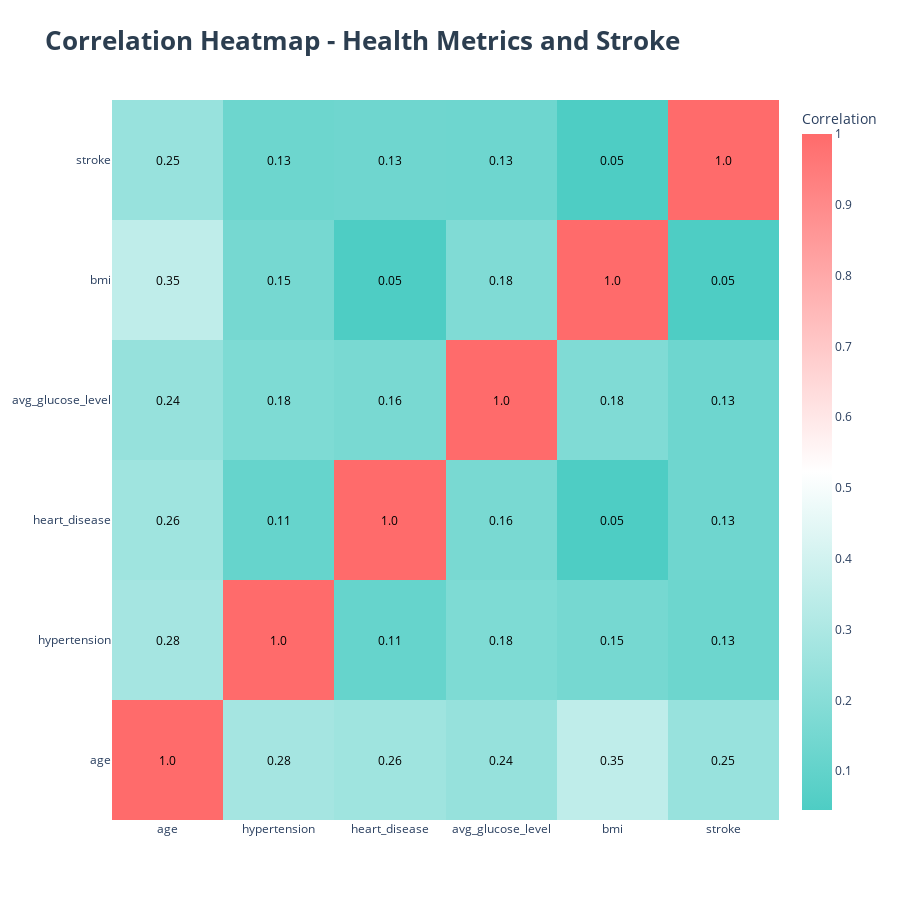

Source (notebook cell):
### Code cell
# -------------------------
# 4) Correlation Heatmap (Plotly) + Annotated
# -------------------------
correlation_features = ['age', 'hypertension', 'heart_disease', 'avg_glucose_level', 'bmi', 'stroke']
corr_matrix = df_clean[correlation_features].corr()
fig = go.Figure(data=go.Heatmap(
    z=corr_matrix.values,
    x=corr_matrix.columns,
    y=corr_matrix.columns,
    colorscale=[
        [0, COLOR_PALETTE['info']],
        [0.5, 'white'],
        [1, COLOR_PALETTE['danger']]
    ],
    text=np.round(corr_matrix.values, 2),
    hovertemplate='%{y} vs %{x}<br>Correlation: %{z:.3f}<extra></extra>',
    colorbar=dict(title="Correlation")
))
annotations = []
for i, row in enumerate(corr_matrix.index):
    for j, col in enumerate(corr_matrix.columns):
        annotations.append(dict(
            x=col,
            y=row,
            text=str(round(corr_matrix.loc[row, col], 2)),
            showarrow=False,
            font=dict(color='black', size=12)
        ))
fig.update_layout(
    title=dict(text='<b>Correlation Heatmap - Health Metrics and Stroke</b>',
               font=dict(size=26, color=COLOR_PALETTE['dark'])),
    annotations=annotations,
    height=900
)

### Figure 1 — Plotly figure (JSON) as saved in the notebook; plotly's stock layout.template omitted (floating-point values rounded to 4 significant figures)
{"data": [{"colorbar": {"title": {"text": "Correlation"}}, "colorscale": [[0, "#4ecdc4"], [0.5, "white"], [1, "#ff6b6b"]], "hovertemplate": "%{y} vs %{x}<br>Correlation: %{z:.3f}<extra></extra>", "text": [[1.0, 0.28, 0.26, 0.24, 0.35, 0.25], [0.28, 1.0, 0.11, 0.18, 0.15, 0.13], [0.26, 0.11, 1.0, 0.16, 0.05, 0.13], [0.24, 0.18, 0.16, 1.0, 0.18, 0.13], [0.35, 0.15, 0.05, 0.18, 1.0, 0.05], [0.25, 0.13, 0.13, 0.13, 0.05, 1.0]], "type": "heatmap", "x": ["age", "hypertension", "heart_disease", "avg_glucose_level", "bmi", "stroke"], "y": ["age", "hypertension", "heart_disease", "avg_glucose_level", "bmi", "stroke"], "z": [[1.0, 0.2785, 0.2641, 0.2383, 0.3503, 0.2455], [0.2785, 1.0, 0.1094, 0.176, 0.1518, 0.129], [0.2641, 0.1094, 1.0, 0.162, 0.04586, 0.1348], [0.2383, 0.176, 0.162, 1.0, 0.1802, 0.132], [0.3503, 0.1518, 0.04586, 0.1802, 1.0, 0.04522], [0.2455, 0.129, 0.1348, 0.132, 0.04522, 1.0]]}], "layout": {"annotations": [{"font": {"color": "black", "size": 12}, "showarrow": false, "text": "1.0", "x": "age", "y": "age"}, {"font": {"color": "black", "size": 12}, "showarrow": false, "text": "0.28", "x": "hypertension", "y": "age"}, {"font": {"color": "black", "size": 12}, "showarrow": false, "text": "0.26", "x": "heart_disease", "y": "age"}, {"font": {"color": "black", "size": 12}, "showarrow": false, "text": "0.24", "x": "avg_glucose_level", "y": "age"}, {"font": {"color": "black", "size": 12}, "showarrow": false, "text": "0.35", "x": "bmi", "y": "age"}, {"font": {"color": "black", "size": 12}, "showarrow": false, "text": "0.25", "x": "stroke", "y": "age"}, {"font": {"color": "black", "size": 12}, "showarrow": false, "text": "0.28", "x": "age", "y": "hypertension"}, {"font": {"color": "black", "size": 12}, "showarrow": false, "text": "1.0", "x": "hypertension", "y": "hypertension"}, {"font": {"color": "black", "size": 12}, "showarrow": false, "text": "0.11", "x": "heart_disease", "y": "hypertension"}, {"font": {"color": "black", "size": 12}, "showarrow": false, "text": "0.18", "x": "avg_glucose_level", "y": "hypertension"}, {"font": {"color": "black", "size": 12}, "showarrow": false, "text": "0.15", "x": "bmi", "y": "hypertension"}, {"font": {"color": "black", "size": 12}, "showarrow": false, "text": "0.13", "x": "stroke", "y": "hypertension"}, {"font": {"color": "black", "size": 12}, "showarrow": false, "text": "0.26", "x": "age", "y": "heart_disease"}, {"font": {"color": "black", "size": 12}, "showarrow": false, "text": "0.11", "x": "hypertension", "y": "heart_disease"}, {"font": {"color": "black", "size": 12}, "showarrow": false, "text": "1.0", "x": "heart_disease", "y": "heart_disease"}, {"font": {"color": "black", "size": 12}, "showarrow": false, "text": "0.16", "x": "avg_glucose_level", "y": "heart_disease"}, {"font": {"color": "black", "size": 12}, "showarrow": false, "text": "0.05", "x": "bmi", "y": "heart_disease"}, {"font": {"color": "black", "size": 12}, "showarrow": false, "text": "0.13", "x": "stroke", "y": "heart_disease"}, {"font": {"color": "black", "size": 12}, "showarrow": false, "text": "0.24", "x": "age", "y": "avg_glucose_level"}, {"font": {"color": "black", "size": 12}, "showarrow": false, "text": "0.18", "x": "hypertension", "y": "avg_glucose_level"}, {"font": {"color": "black", "size": 12}, "showarrow": false, "text": "0.16", "x": "heart_disease", "y": "avg_glucose_level"}, {"font": {"color": "black", "size": 12}, "showarrow": false, "text": "1.0", "x": "avg_glucose_level", "y": "avg_glucose_level"}, {"font": {"color": "black", "size": 12}, "showarrow": false, "text": "0.18", "x": "bmi", "y": "avg_glucose_level"}, {"font": {"color": "black", "size": 12}, "showarrow": false, "text": "0.13", "x": "stroke", "y": "avg_glucose_level"}, {"font": {"color": "black", "size": 12}, "showarrow": false, "text": "0.35", "x": "age", "y": "bmi"}, {"font": {"color": "black", "size": 12}, "showarrow": false, "text": "0.15", "x": "hypertension", "y": "bmi"}, {"font": {"color": "black", "size": 12}, "showarrow": false, "text": "0.05", "x": "heart_disease", "y": "bmi"}, {"font": {"color": "black", "size": 12}, "showarrow": false, "text": "0.18", "x": "avg_glucose_level", "y": "bmi"}, {"font": {"color": "black", "size": 12}, "showarrow": false, "text": "1.0", "x": "bmi", "y": "bmi"}, {"font": {"color": "black", "size": 12}, "showarrow": false, "text": "0.05", "x": "stroke", "y": "bmi"}, {"font": {"color": "black", "size": 12}, "showarrow": false, "text": "0.25", "x": "age", "y": "stroke"}, {"font": {"color": "black", "size": 12}, "showarrow": false, "text": "0.13", "x": "hypertension", "y": "stroke"}, {"font": {"color": "black", "size": 12}, "showarrow": false, "text": "0.13", "x": "heart_disease", "y": "stroke"}, {"font": {"color": "black", "size": 12}, "showarrow": false, "text": "0.13", "x": "avg_glucose_level", "y": "stroke"}, {"font": {"color": "black", "size": 12}, "showarrow": false, "text": "0.05", "x": "bmi", "y": "stroke"}, {"font": {"color": "black", "size": 12}, "showarrow": false, "text": "1.0", "x": "stroke", "y": "stroke"}], "height": 900, "title": {"font": {"color": "#2c3e50", "size": 26}, "text": "<b>Correlation Heatmap - Health Metrics and Stroke</b>"}}}
